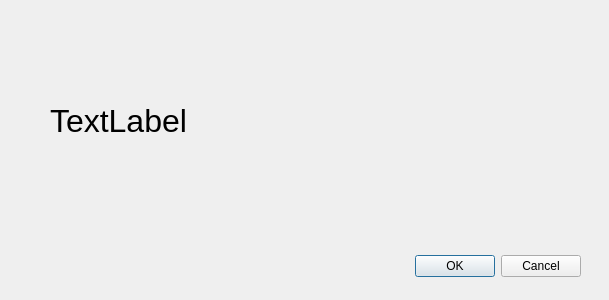
<?xml version="1.0" encoding="UTF-8"?>
<ui version="4.0">
 <class>Dialog</class>
 <widget class="QDialog" name="Dialog">
  <property name="geometry">
   <rect>
    <x>0</x>
    <y>0</y>
    <width>609</width>
    <height>300</height>
   </rect>
  </property>
  <property name="windowTitle">
   <string>Dialog</string>
  </property>
  <widget class="QDialogButtonBox" name="buttonBox">
   <property name="geometry">
    <rect>
     <x>240</x>
     <y>250</y>
     <width>341</width>
     <height>32</height>
    </rect>
   </property>
   <property name="orientation">
    <enum>Qt::Horizontal</enum>
   </property>
   <property name="standardButtons">
    <set>QDialogButtonBox::Cancel|QDialogButtonBox::Ok</set>
   </property>
  </widget>
  <widget class="QLabel" name="label">
   <property name="geometry">
    <rect>
     <x>50</x>
     <y>90</y>
     <width>451</width>
     <height>61</height>
    </rect>
   </property>
   <property name="font">
    <font>
     <pointsize>24</pointsize>
    </font>
   </property>
   <property name="text">
    <string>TextLabel</string>
   </property>
  </widget>
 </widget>
 <resources/>
 <connections>
  <connection>
   <sender>buttonBox</sender>
   <signal>accepted()</signal>
   <receiver>Dialog</receiver>
   <slot>accept()</slot>
   <hints>
    <hint type="sourcelabel">
     <x>248</x>
     <y>254</y>
    </hint>
    <hint type="destinationlabel">
     <x>157</x>
     <y>274</y>
    </hint>
   </hints>
  </connection>
  <connection>
   <sender>buttonBox</sender>
   <signal>rejected()</signal>
   <receiver>Dialog</receiver>
   <slot>reject()</slot>
   <hints>
    <hint type="sourcelabel">
     <x>316</x>
     <y>260</y>
    </hint>
    <hint type="destinationlabel">
     <x>286</x>
     <y>274</y>
    </hint>
   </hints>
  </connection>
 </connections>
</ui>
